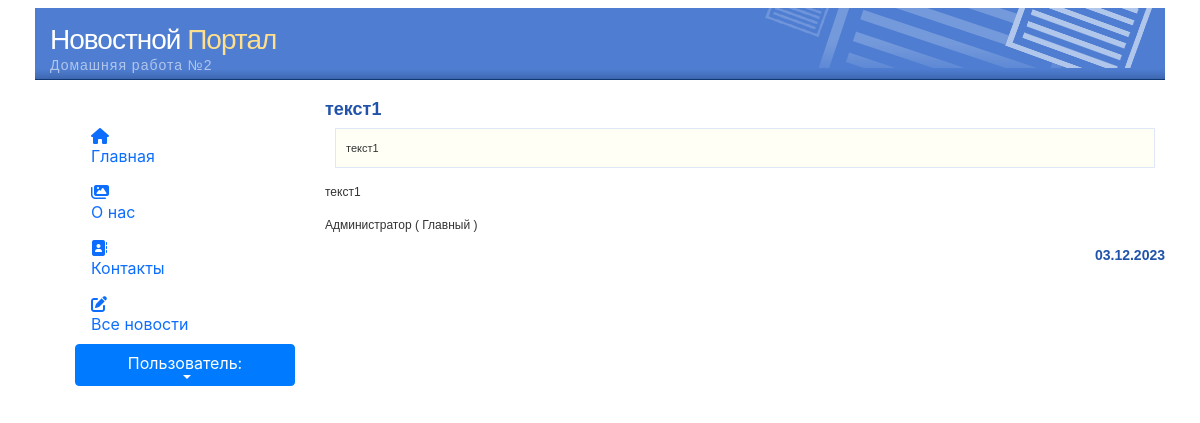
Before: /news/show/9/ with the older database file.
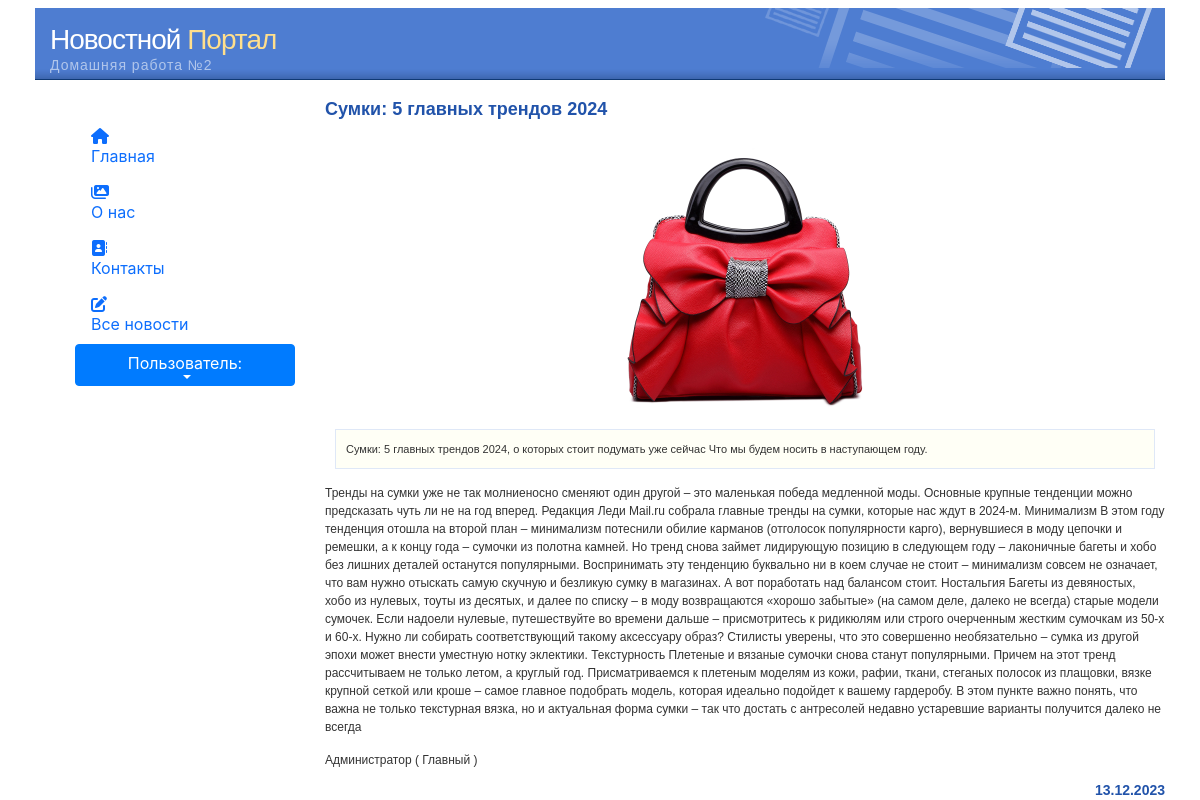
After: the same page with the newer database file.
### news/models.py (models this page shows, shortened)
class Article(models.Model):
    categories = (('E','Economics'),
                  ('S','Science'),
                  ('IT','IT'))
    author = models.ForeignKey(User, on_delete=models.SET_NULL, null=True, verbose_name='Автор')
    title = models.CharField('Заголовок', max_length=50, default='')
    anouncement = models.TextField('Аннотация', max_length=250)
    text = models.TextField('Текст новости')
    date = models.DateTimeField('Дата создания', auto_now=True)
    category = models.CharField(choices=categories, max_length=50, default='', verbose_name='Категория')
    tags = models.ManyToManyField(to=Tag, blank=True, verbose_name='Тэги')
    slug = models.SlugField()
    class Meta:
        ordering = ['title', 'date']
        verbose_name = 'Новость'
        verbose_name_plural = 'Новости'

class Image(models.Model):
    article = models.ForeignKey(Article, on_delete=models.CASCADE)
    name = models.CharField(max_length=50, blank=True)
    image = models.ImageField(upload_to='article_images/')

### news/views.py (the view)
# urls.py: path('show/<int:id>/', views.news_detail, name='news_detail'),
def news_detail(request, id):
    article = Article.objects.filter(id=id).first()
    context = {'article': article}
    return render(request,'news/index.html',context)

### news/templates/news/index.html (shortened to what this page needs)
{% extends 'home01/index.html' %}
{% load static %}
{% load bootstrap5 %}
{% block content %}
<link rel="stylesheet" href="https://maxcdn.bootstrapcdn.com/bootstrap/4.0.0/css/bootstrap.min.css"
>
             <div id="content">
                    <h3>{{ article.title }}</h3>
             {% if article.image_set.all %}
              <div class="row">
                <div id="carouselControls" class="carousel slide" data-ride="carousel" style="display: inline-block;">
                    <div class="carousel-inner" role="listbox" style=" width:auto; height: 300px; !important;">
                        {% for image in article.image_set.all %}
                        <div class="carousel-item {% if forloop.counter == 1 %} active {% endif %}">
                            <img class="d-block" src="{{ image.image.url }}"
                                 style="margin:auto; height:300px; width:auto; border-radius:5px;">
                        </div>
                        {% endfor %}
                    </div>
                    <a class="carousel-control-prev" href="#carouselControls" role="button" data-slide="prev">
                    </a>
                    <a class="carousel-control-next" href="#carouselControls" role="button" data-slide="next">
                    </a>
                </div>
              </div>
                {% endif%}
                    <div class='featurebox_side'>{{ article.anouncement }}</div>
                    <p>{{ article.text }}</p>
                    <p>{{ article.author.first_name }} ( {{ article.author.last_name }} )</p>
                    <h4 align="right">{{ article.date|date:"d.m.Y" }}</h4>
            </div>
{% endblock %}

Changed rows visible on the page:
changed Article "Администратор": title "текст1" → "Сумки: 5 главных трендов 2024"; anouncement "текст1" → "Сумки: 5 главных трендов 2024, о которых стоит подумать уже сейчас Что мы будем носить в наступающем году."; text "текст1" → "Тренды на сумки уже не так молниеносно сменяют один другой – это маленькая победа медленной моды. Основные крупные тенденции можно предсказать чуть ли не на год вперед. Редакция Леди Mail.ru собрала главные тренды на сумки, которые нас ждут в 2024-м. Минимализм В этом году тенденция отошла на второй план – минимализм потеснили обилие карманов (отголосок популярности карго), вернувшиеся в моду цепочки и ремешки, а к концу года – сумочки из полотна камней. Но тренд снова займет лидирующую позицию в следующем году – лаконичные багеты и хобо без лишних деталей останутся популярными. Воспринимать эту тенденцию буквально ни в коем случае не стоит – минимализм совсем не означает, что вам нужно…"; date "03.12.2023" → "13.12.2023"
added Image: image (picture)
